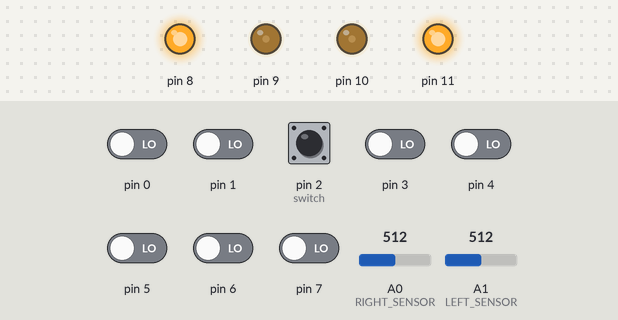
Recording of a sketch running on a simulated Arduino Uno, built with avr-gcc and run on an emulated ATmega328P. Shown: output pins drawn as LEDs (lit = HIGH). The inputs (shaded band) are chosen by the test bench; at power-on: pin 2 (switch) HIGH, pin 0, pin 1, pin 3–7 LOW, A0 (RIGHT_SENSOR) = 512, A1 (LEFT_SENSOR) = 512.

Above: at 0.8 s.
0.9 s: A0 (RIGHT_SENSOR) set to 716
At 1.9 s:
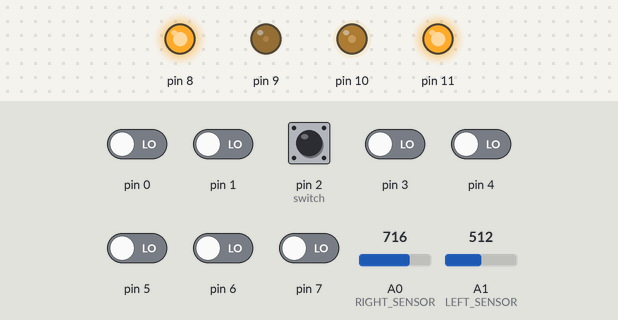
2.4 s: A1 (LEFT_SENSOR) set to 900
At 3.0 s:
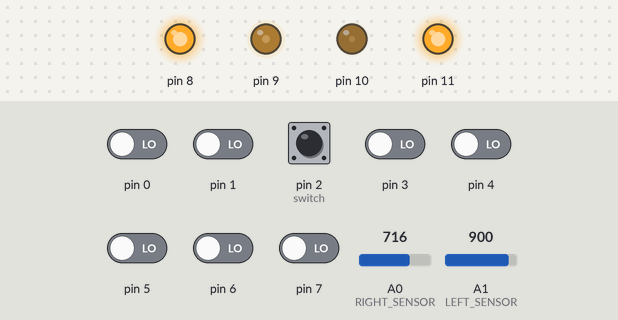
3.9 s: pin 2 (switch) pulled LOW for 0.15 s
At 5.0 s:
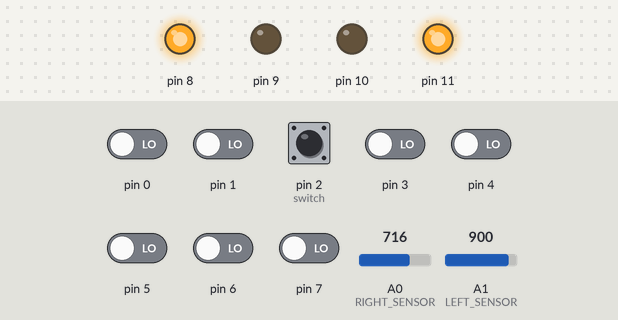
7.0 s: A1 (LEFT_SENSOR) set to 1023
At 7.8 s:
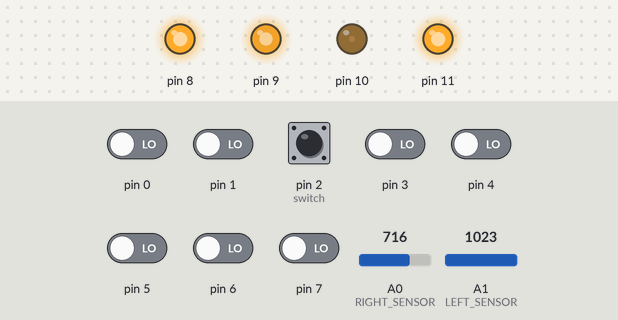
8.5 s: A0 (RIGHT_SENSOR) set to 511
At 9.0 s:
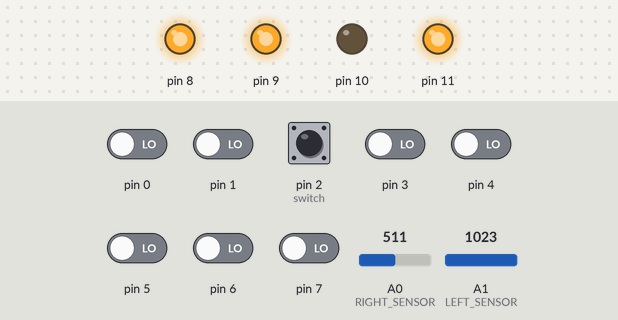
10.0 s: pin 2 (switch) pulled LOW for 1 s
At 13.4 s:
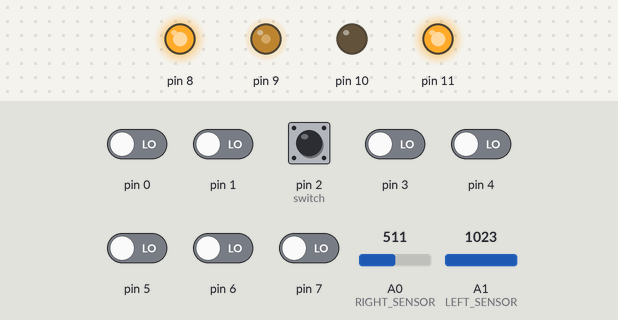
Timing chart, 0 to 14.9 s (numbered marks = the images above; inputs shaded):
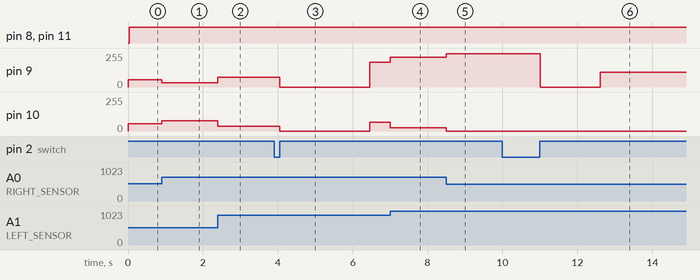

Measured:
- after the input at 0.9 s, pin 9: 54/255 → 32/255 at once; pin 10: 54/255 → 77/255 at once
- after the input at 2.4 s, pin 9: 32/255 → 75/255 at once; pin 10: 77/255 → 34/255 at once
- after the input at 3.9 s, pin 9: 75/255 → 0/255 after 0.16 s, → 184/255 2.4 s later; pin 10: 34/255 → 0/255 after 0.16 s, → 65/255 2.4 s later
- after the input at 7.0 s, pin 9: 184/255 → 223/255 at once; pin 10: 65/255 → 26/255 at once
- after the input at 8.5 s, pin 9: 223/255 → 249/255 at once; pin 10: 26/255 → 0/255 at once
- after the input at 10.0 s, pin 9: 249/255 → 0/255 after 1.0 s, → 109/255 1.6 s later

The sketch:

P4_main.ino
```cpp
#define F_CPU 16000000UL

#include "linefollower.hpp"

int main() {
    Linefollower l;
    l.run();
}
```

adc.cpp
```cpp
#include "adc.hpp"

MyADC::MyADC() {
    initADC();
}

uint16_t MyADC::read(uint8_t channel) {
    const uint8_t kMuxMask = ( (1 << MUX0) | (1 << MUX1) | (1 << MUX2) | (1 << MUX3) );
    ADMUX &= ~kMuxMask; // clear MUX
    ADMUX |= channel; // set input channel
    ADCSRA |= (1 << ADSC); // start conversion
    // read ADC
    do {} while ( ADCSRA & (1 << ADSC) );
    return ADC;
}

void MyADC::initADC()  {
    ADMUX |= (1 << REFS0);  // set 5V as REF voltage
    // prescale division factor 128, ADC clock == 128 kHz, sampling rate 9.6 kHz
    ADCSRA |= ( (1 << ADPS2) | (1 << ADPS1) | (1 << ADPS0) );
    ADCSRA |= (1 << ADEN); // activate single conversion
    ADCSRA |= (1 << ADSC); // first ADC run to warm up
    // clean ADC
    do {} while ( ADCSRA & (1 << ADSC) );
    uint16_t garbage = ADC;
}
```

adc.hpp
```cpp
#ifndef ADC_H_
#define ADC_H_

#include <avr/io.h>
#include <stdint.h>

class MyADC { // class name ADC is reserved in AVR
private:
    void initADC();
public:
    MyADC(void);
    ~MyADC(void) {}
    uint16_t read(uint8_t channel);
};

#endif
```

button.cpp
```cpp
#include "button.hpp"

Button::Button(volatile uint8_t* pinID_ptr, uint8_t pinID) {
    this->pinID_ptr = pinID_ptr;
    this->pinID     = pinID;
}

bool Button::pressed() {
    bool pressed = !(*(this->pinID_ptr) & (1 << this->pinID));
    if (pressed) {
        _delay_ms(30);
        while (!( *(this->pinID_ptr) & (1 << this->pinID))) {}
        this->pressCounter++;
        return true;
    } else return false;
}

void Button::blinkLED(uint8_t times) {
    for (uint8_t i = 0; i < times; ++i) {
        PORTB |= (1 << PB5);
        _delay_ms(400);
        PORTB &= ~(1 << PB5);
        _delay_ms(400);
    }
}

bool Button::isOdd() {
    if (this->pressCounter % 2) return true;
    else return false;
}
```

button.hpp
```cpp
#ifndef BUTTON_H_
#define BUTTON_H_

#include <avr/io.h>
#include <util/delay.h>
#include <stdint.h>

class Button {
private:
    uint8_t pinID = 0;
    volatile uint8_t* pinID_ptr = nullptr;
    uint8_t pressCounter = 0;
public:
    Button(void) {}
    Button(volatile uint8_t* pinID_ptr, uint8_t pinID);

    void blinkLED(uint8_t times);
    bool pressed(void);
    bool isOdd(void);
};

#endif
```

linefollower.cpp
```cpp
#include "Linefollower.hpp"

Linefollower::Linefollower() {
    setup();
}

void Linefollower::run() {
    while (true) {
        if (this->buttonPD2.pressed()) changeMode();
        this->servos.followLine(this->sensors.offset(),
                                this->sensors.leftReading(),
                                this->sensors.rightReading());
    }
}

void Linefollower::changeMode() {
    this->servos.stop(); // pause servos
    if(this->buttonPD2.isOdd()) {
        // fast mode
        this->buttonPD2.blinkLED(3);
        this->servos.setMode(8000, 10);
        this->sensors.setConversionConstant(0.00258);
    } else {
        // default mode
        this->buttonPD2.blinkLED(2);
        this->servos.setMode(3500, 30);
        this->sensors.setConversionConstant(0.002);
    }
}

void Linefollower::setup() {
    Button tmp(&PIND, PD2);
    this->buttonPD2 = tmp;
    PORTD |=  (  1 << PD2); // set pull-up resistor on PD2 for switch
    DDRB  |=  ( (1 << PB0) | (1 << PB1) );  // set pins for right wheel to output
    DDRB  |=  ( (1 << PB2) | (1 << PB3) );  // set pins for left wheel to output
    DDRC  &= ~( (1 << PC0) | (1 << PC1) );  // make sure PC0 and PC1 are inputs
}
```

linefollower.hpp
```cpp
#ifndef LINEFOLLOWER_H_
#define LINEFOLLOWER_H_

#include <avr/io.h>
#include "servos.hpp"
#include "sensors.hpp"
#include "button.hpp"

class Linefollower {
private:
    Servos servos;
    Sensors sensors;
    Button buttonPD2;

    void setup(void);
    void changeMode(void);
public:
    Linefollower(void);
    ~Linefollower(void) {}

    void run(void);
};

#endif
```

sensors.cpp
```cpp
#include "sensors.hpp"

float Sensors::offset() {
    return calculateOffset();
}

float Sensors::calculateOffset() {
    this->rightValue = this->adc.read(RIGHT_SENSOR);
    this->leftValue  = this->adc.read(LEFT_SENSOR);
    int16_t error = this->rightValue - this->leftValue;
    return this->conversionConstant * error; // offset
}

uint16_t Sensors::potentiometerReading() {
    return this->adc.read(POTENTIOMETER);
}

uint16_t Sensors::leftReading() {
    return this->leftValue;
}

uint16_t Sensors::rightReading() {
    return this->rightValue;
}

void Sensors::setConversionConstant(float newVal) {
    this->conversionConstant = newVal;
}
```

sensors.hpp
```cpp
#ifndef SENSORS_H_
#define SENSORS_H_

#include <stdint.h>
#include "adc.hpp"

#define LEFT_SENSOR PC1  // A1
#define RIGHT_SENSOR PC0 // A0
#define POTENTIOMETER 7

class Sensors {
private:
    MyADC adc;
    float conversionConstant = 0.002; // for conversion from error value to offset
    uint16_t leftValue = 0;
    uint16_t rightValue = 0;

    float calculateOffset(void);
public:
    Sensors(void) {}
    ~Sensors(void) {}

    float offset(void);
    uint16_t potentiometerReading(void);
    uint16_t leftReading(void);
    uint16_t rightReading(void);
    void setConversionConstant(float newVal);
};

#endif
```

servos.cpp
```cpp
#include "servos.hpp"

Servos::Servos() {
   initTimer1();
}

void Servos::followLine(float offset, uint16_t leftSensorReading, uint16_t rightSensorReading)
{
    if(offset > 1) {
        setSpeedM1( 0 );
        setSpeedM2( 2 * this->referenceSpeed );
    } else if(offset < -1) {
        setSpeedM1( 2 * this->referenceSpeed );
        setSpeedM2( 0 );
    } else {
        setSpeedM1( (1 - offset) * this->referenceSpeed );
        setSpeedM2( (1 + offset) * this->referenceSpeed );
    }

    if(bothSeeWhite(leftSensorReading, rightSensorReading)) {
        driveBackwards();
    } else {
        driveForward();
    }
}

bool Servos::bothSeeWhite(uint16_t leftSensorReading, uint16_t rightSensorReading) {
    return leftSensorReading < TRESHOLD && rightSensorReading < TRESHOLD;
}

void Servos::setMode(uint16_t speed, uint8_t delay) {
    this->referenceSpeed  = speed;
    this->backwards_delay = delay;
}

void Servos::setSpeedM1(uint16_t speed) {
    // change duty cycle
    OCR1A = speed;
}
void Servos::setSpeedM2(uint16_t speed) {
    // change duty cycle
    OCR1B = speed;
}
void Servos::driveBackwards() {
    PORTB &= ~(1 << PB0); // backward right
    PORTB &= ~(1 << PB3); // backward left
    my_delay_ms(this->backwards_delay);
}
void Servos::driveForward() {
    PORTB |= (1 << PB0); // forward right
    PORTB |= (1 << PB3); // forward left
}

void Servos::stop() {
    setSpeedM1(0);
    setSpeedM2(0);
}

void Servos::my_delay_ms(uint8_t ms) {
    while(0 < ms) {
        _delay_ms(1);
        --ms;
    }
}

void Servos::initTimer1() {
  TCCR1A |= (1 << COM1A1) | (1 << COM1B1) | (1 << WGM11); // Fast PWM 14, Top = ICR1
  TCCR1B |= (1 << WGM13) | (1 << WGM12) | (1 << CS11); // prescaler = 8
  ICR1 = (1 << 14);   // ICR1 = 2^14 = 16384; Pule-width: ca. 122Hz
}
```

servos.hpp
```cpp
#ifndef SERVOS_H_
#define SERVOS_H_

#include <avr/io.h>
#include <stdint.h>
#include <util/delay.h>

#define TRESHOLD 300

class Servos {
private:
    uint16_t referenceSpeed = 3500; // reference value between 0 and 8000
    uint8_t backwards_delay = 30; // 30ms by default

    void initTimer1(void);
    void setSpeedM1(uint16_t speed);
    void setSpeedM2(uint16_t speed);
    void driveBackwards(void);
    void driveForward(void);
    void my_delay_ms(uint8_t ms);
    bool bothSeeWhite(uint16_t leftSensorReading, uint16_t rightSensorReading);
public:
    Servos(void);
    void stop(void);
    void followLine(float offset, uint16_t leftSensorReading, uint16_t rightSensorReading);
    void setMode(uint16_t speed=3500, uint8_t delay=30);
};

#endif
```
